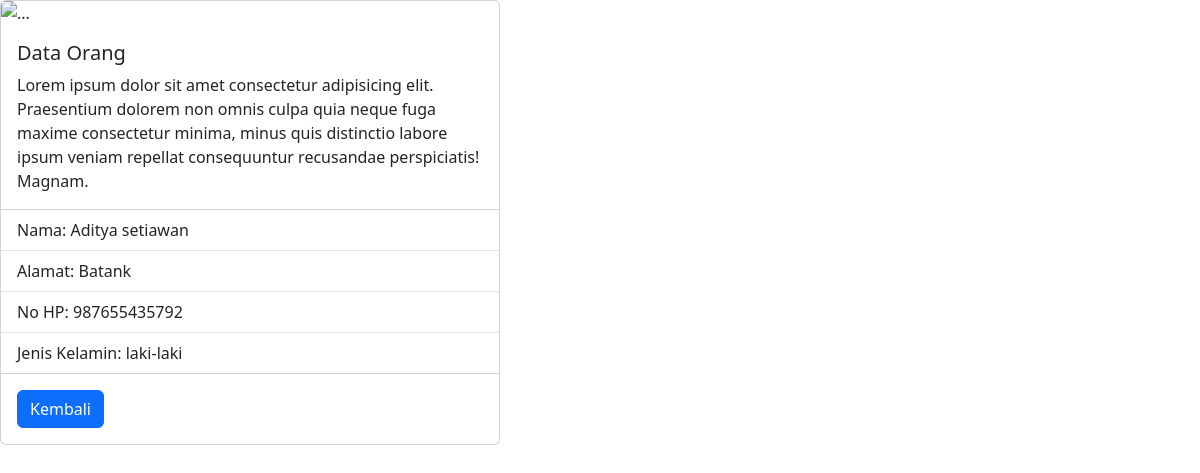
The app's page /detail.php?id=26&nomor=2 with its own data.
### tables this page shows
CREATE TABLE `tb_user_0014` (
  `id` int(10) NOT NULL,
  `nama` varchar(255) NOT NULL,
  `alamat` varchar(255) NOT NULL,
  `nohp` char(13) NOT NULL,
  `gender` set('laki-laki','perempuan') DEFAULT NULL
);

### database.php (called while the page is built, shortened)
<?php
class Database{
    public $host = 'localhost';
    public $user = "root";
    public $password = "";
    public $database = "db_php_0014";
    public $connect;
    function __construct(){
        $this->connect = mysqli_connect($this->host, $this->user,$this->password);
        mysqli_select_db($this->connect, $this->database);
    }
    function editData($id){
        $data = mysqli_query($this->connect, "SELECT * FROM tb_user_0014 WHERE id=$id");
        $rows = mysqli_fetch_all($data, MYSQLI_ASSOC);
        return $rows;
    }
}
?>

### detail.php (the view, shortened to what this page needs)
<?php
include "database.php";
$db = new Database();
if (isset($_GET['id']) && !empty($_GET['id'])) {
    $id = $_GET['id'];
    $detail = $db->editData($id);
} else {
    echo "ID tidak ditemukan!";
    exit;
}
?>
<!doctype html>
<html lang="en">
<head>
    <link href="https://cdn.jsdelivr.net/npm/bootstrap@5.3.3/dist/css/bootstrap.min.css" rel="stylesheet">
</head>
<body>
  <div class="card" style="width: 500px;">
    <img src="https://i.pinimg.com/236x/da/82/7a/da827a5d4ac17958e2ed839454bb0d4d.jpg" class="card-img-top" alt="...">
    <div class="card-body">
        <h5 class="card-title">Data Orang</h5>
        <p class="card-text">Lorem ipsum dolor sit amet consectetur adipisicing elit. Praesentium dolorem non omnis culpa quia neque fuga maxime consectetur minima, minus quis distinctio labore ipsum veniam repellat consequuntur recusandae perspiciatis! Magnam.</p>
    </div>
      <ul class="list-group list-group-flush">
        <?php
        foreach ($detail as $dataUser) {
        ?>
            <li class="list-group-item">Nama: <?php echo $dataUser["nama"]; ?></li>
            <li class="list-group-item">Alamat: <?php echo $dataUser["alamat"]; ?></li>
            <li class="list-group-item">No HP: <?php echo $dataUser["nohp"]; ?></li>
            <li class="list-group-item">Jenis Kelamin: <?php echo $dataUser["gender"]; ?></li>
        <?php
        }
        ?>
      </ul>
        <div class="card-body">
            <a href="index.php" class="btn btn-primary">Kembali</a>
        </div>
  </div>
</body>
</html>

### records on screen
tb_user_0014: nama "Aditya setiawan", alamat "Batank", nohp "987655435792", gender "laki-laki"
